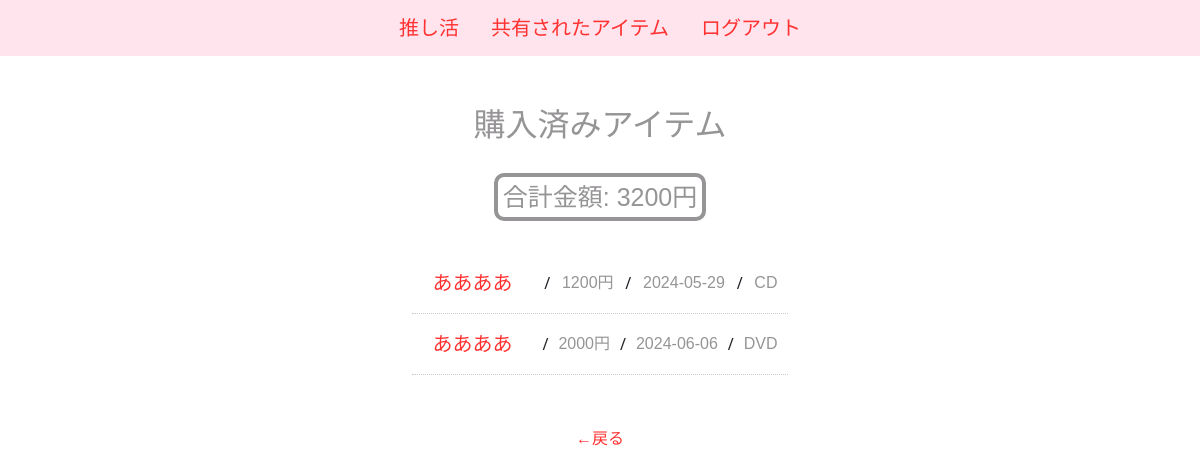
The page /sample/items/purchased/ (signed in) on the database its author committed.
### sample/models.py (models this page shows, shortened)
class Item(models.Model):
    name = models.CharField(max_length=100)
    price = models.DecimalField(max_digits=10, decimal_places=2)
    release_date = models.DateField()
    category = models.ForeignKey(Category, on_delete=models.CASCADE,null=True)
    user = models.ForeignKey(settings.AUTH_USER_MODEL, on_delete=models.CASCADE, default=None)
    created_at = models.DateTimeField(auto_now_add=True)
    updated_at = models.DateTimeField(auto_now=True)
    purchased = models.BooleanField(default=False)  # 購入済みフラグを追加

class Category(models.Model):
    name = models.CharField(max_length=100)
    created_at = models.DateTimeField(auto_now_add=True)
    updated_at = models.DateTimeField(auto_now=True)

### sample/views.py (the view)
# urls.py: path('items/purchased/', views.purchased_items, name='purchased_items'),
@login_required
def purchased_items(request):
    favorite_id = request.GET.get('favorite_id')
    if favorite_id and favorite_id.isdigit():
        favorite = get_object_or_404(Favorite, id=int(favorite_id), user=request.user)
        purchased_items = favorite.items.filter(user=request.user, purchased=True)
    else:
        purchased_items = Item.objects.filter(user=request.user, purchased=True)
        favorite_id = None  # favorite_idがNoneの場合の処理
    total_amount = purchased_items.aggregate(Sum('price'))['price__sum'] or 0  # 購入済みアイテムの合計金額を計算
    context = {
        'purchased_items': purchased_items,
        'total_amount': total_amount,  # 合計金額をテンプレートに渡す
        'favorite_id': favorite_id  # favorite_idをテンプレートに渡す
    }
    return render(request, 'sample/purchased_items.html', context)

### templates/sample/purchased_items.html
{% extends 'base.html' %}
{% block content %}
<div class="form-wrapper">
    <h2>購入済みアイテム</h2>
<p>
    <div class="budget-info-container">
        <div class="budget-info">
            <h2 class="center-text">合計金額: {{ total_amount|floatformat:0 }}円</h2>
        </div>
    </div>
</p>
<p>
    <ul class="item-list">
        {% for item in purchased_items %}
        <li class="item-list-item">
            <span class="item-name">{{ item.name }}</span> /
            <span class="item-price">{{ item.price|floatformat:0 }}円</span> /
            <span class="item-release">{{ item.release_date | date:"Y-m-d" }}</span> /
            <span class="item-category">{{ item.category.name }}</span>
        </li>
        {% endfor %}
    </ul>
</p>
    <a href="{% url 'sample:item_list_with_favorite' favorite_id=favorite_id %}" class="cancel-link">←戻る</a>
</div>
{% endblock %}

### static/css/styles.css (style rules this page uses)
body a { font-family: 'M PLUS Rounded 1c Medium', sans-serif; }
h1, h2, h3, h4, h5, h6 { font-family: 'M PLUS Rounded 1c', sans-serif; }
.form-wrapper { display: flex; justify-content: center; align-items: center; flex-direction: column; margin: 0; width: 100%; max-width: 100%; text-align: center; margin-top: 50px; }
h1, h2 { font-family: 'M PLUS Rounded 1c Medium', sans-serif; color: #969496; text-align: center; margin-top: 30px; }
.cancel-link { font-family: 'M PLUS Rounded 1c Medium', sans-serif; color: #FF3131; text-decoration: none; margin-top: 20px; margin-bottom: 50px; }
.item-list { list-style-type: none; padding: 0; text-align: center; }
.item-list li { padding: 10px; border-bottom: 1px dotted #ccc; display: flex; align-items: center; justify-content: space-between; gap: 10px; }
.item-list .item-name { font-family: 'M PLUS Rounded 1c Black', sans-serif; color: #FF3131; font-size: 20px; padding: 5px 10px; border-radius: 5px; display: inline-block; margin-right: 10px; }
.item-list .item-price, .item-list .item-release, .item-list .item-category { font-family: 'M PLUS Rounded 1c Medium', sans-serif; color: #969496; }
.center-text { font-family: 'M PLUS Rounded 1c Medium', sans-serif; text-align: center; color: #969496; font-size: 25px; margin: 0 auto; max-width: 900px !important; padding: 5px; }
.budget-info { display: flex; justify-content: center; align-items: center; text-align: left; margin: 0 auto; max-width: 900px !important; margin-top: 5px; padding: -5px; border: 4px solid #969496; border-radius: 10px; box-sizing: border-box; }

### rows shown on the page
Item: name "ああああ", price "1200", release_date "2024-05-29", category.name "CD"
Item: name "ああああ", price "2000", release_date "2024-06-06", category.name "DVD"

### other values the page prints
{{ total_amount|floatformat:0 }} "3200"
